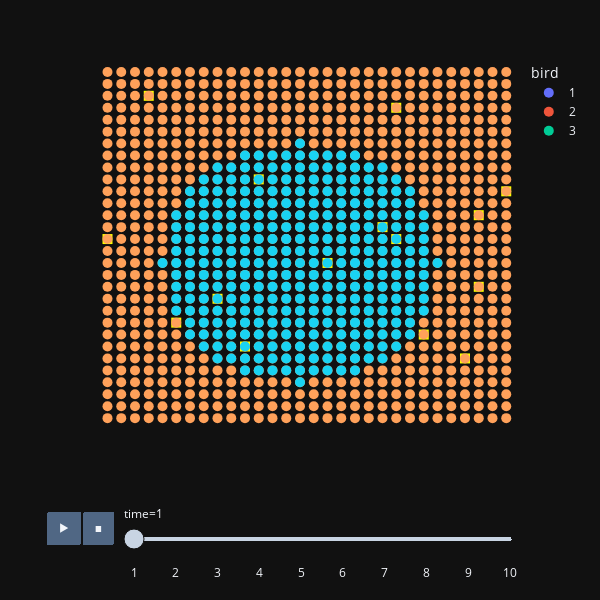

The notebook cell saved with this chart:
### Code cell
# we can also plot visibility, for one bird at a time
# as multiple birds' visibility is hard to see 
# let's say, bird 2

ft.animate_birds(rbirds_transformed, plot_rewards=True, width = 600,
                  height = 600, point_size = 10, 
                  plot_visibility=2, plot_traces=True)

### Figure 1 — Plotly figure (JSON) as saved in the notebook; plotly's stock layout.template omitted (floating-point values rounded to 4 significant figures; data arrays with more than 128 entries replaced by an {"elided": "..."} marker saying what was removed)
{"data": [{"hovertemplate": "bird=1<br>time=1<br>x=%{x}<br>y=%{y}<extra></extra>", "legendgroup": "1", "marker": {"color": "#636efa", "size": 10, "symbol": "circle"}, "mode": "markers", "name": "1", "orientation": "v", "showlegend": true, "type": "scatter", "x": [14], "xaxis": "x", "y": [16], "yaxis": "y"}, {"hovertemplate": "bird=2<br>time=1<br>x=%{x}<br>y=%{y}<extra></extra>", "legendgroup": "2", "marker": {"color": "#EF553B", "size": 10, "symbol": "circle"}, "mode": "markers", "name": "2", "orientation": "v", "showlegend": true, "type": "scatter", "x": [15], "xaxis": "x", "y": [14], "yaxis": "y"}, {"hovertemplate": "bird=3<br>time=1<br>x=%{x}<br>y=%{y}<extra></extra>", "legendgroup": "3", "marker": {"color": "#00cc96", "size": 10, "symbol": "circle"}, "mode": "markers", "name": "3", "orientation": "v", "showlegend": true, "type": "scatter", "x": [19], "xaxis": "x", "y": [16], "yaxis": "y"}, {"hovertemplate": "bird=reward<br>time=1<br>x=%{x}<br>y=%{y}<extra></extra>", "legendgroup": "reward", "marker": {"color": "yellow", "size": 10, "symbol": "square"}, "mode": "markers", "name": "reward", "orientation": "v", "showlegend": false, "type": "scatter", "x": [21, 6, 11, 9, 27, 4, 28, 1, 17, 22, 24, 28, 22, 12, 30], "xaxis": "x", "y": [17, 9, 7, 11, 6, 28, 18, 16, 14, 27, 8, 12, 16, 21, 20], "yaxis": "y"}, {"hovertemplate": "bird=trace<br>time=1<br>x=%{x}<br>y=%{y}<extra></extra>", "legendgroup": "trace", "marker": {"color": "#FFA15A", "size": 10, "symbol": "circle"}, "mode": "markers", "name": "trace", "orientation": "v", "showlegend": false, "type": "scatter", "x": {"elided": "900 int values"}, "xaxis": "x", "y": {"elided": "900 int values"}, "yaxis": "y"}, {"hovertemplate": "bird=visibility<br>time=1<br>x=%{x}<br>y=%{y}<extra></extra>", "legendgroup": "visibility", "marker": {"color": "#19d3f3", "size": 10, "symbol": "circle"}, "mode": "markers", "name": "visibility", "orientation": "v", "showlegend": false, "type": "scatter", "x": {"elided": "317 int values"}, "xaxis": "x", "y": {"elided": "317 int values"}, "yaxis": "y"}], "layout": {"autosize": false, "height": 600, "legend": {"title": {"text": "bird"}, "tracegroupgap": 0}, "margin": {"t": 60}, "sliders": [{"active": 0, "currentvalue": {"prefix": "time="}, "len": 0.9, "pad": {"b": 10, "t": 60}, "steps": [{"args": [["1"], {"frame": {"duration": 0, "redraw": false}, "fromcurrent": true, "mode": "immediate", "transition": {"duration": 0, "easing": "linear"}}], "label": "1", "method": "animate"}, {"args": [["2"], {"frame": {"duration": 0, "redraw": false}, "fromcurrent": true, "mode": "immediate", "transition": {"duration": 0, "easing": "linear"}}], "label": "2", "method": "animate"}, {"args": [["3"], {"frame": {"duration": 0, "redraw": false}, "fromcurrent": true, "mode": "immediate", "transition": {"duration": 0, "easing": "linear"}}], "label": "3", "method": "animate"}, {"args": [["4"], {"frame": {"duration": 0, "redraw": false}, "fromcurrent": true, "mode": "immediate", "transition": {"duration": 0, "easing": "linear"}}], "label": "4", "method": "animate"}, {"args": [["5"], {"frame": {"duration": 0, "redraw": false}, "fromcurrent": true, "mode": "immediate", "transition": {"duration": 0, "easing": "linear"}}], "label": "5", "method": "animate"}, {"args": [["6"], {"frame": {"duration": 0, "redraw": false}, "fromcurrent": true, "mode": "immediate", "transition": {"duration": 0, "easing": "linear"}}], "label": "6", "method": "animate"}, {"args": [["7"], {"frame": {"duration": 0, "redraw": false}, "fromcurrent": true, "mode": "immediate", "transition": {"duration": 0, "easing": "linear"}}], "label": "7", "method": "animate"}, {"args": [["8"], {"frame": {"duration": 0, "redraw": false}, "fromcurrent": true, "mode": "immediate", "transition": {"duration": 0, "easing": "linear"}}], "label": "8", "method": "animate"}, {"args": [["9"], {"frame": {"duration": 0, "redraw": false}, "fromcurrent": true, "mode": "immediate", "transition": {"duration": 0, "easing": "linear"}}], "label": "9", "method": "animate"}, {"args": [["10"], {"frame": {"duration": 0, "redraw": false}, "fromcurrent": true, "mode": "immediate", "transition": {"duration": 0, "easing": "linear"}}], "label": "10", "method": "animate"}], "x": 0.1, "xanchor": "left", "y": 0, "yanchor": "top"}], "updatemenus": [{"buttons": [{"args": [null, {"frame": {"duration": 500, "redraw": false}, "fromcurrent": true, "mode": "immediate", "transition": {"duration": 0, "easing": "linear"}}], "label": "&#9654;", "method": "animate"}, {"args": [[null], {"frame": {"duration": 0, "redraw": false}, "fromcurrent": true, "mode": "immediate", "transition": {"duration": 0, "easing": "linear"}}], "label": "&#9724;", "method": "animate"}], "direction": "left", "pad": {"r": 10, "t": 70}, "showactive": false, "type": "buttons", "x": 0.1, "xanchor": "right", "y": 0, "yanchor": "top"}], "width": 600, "xaxis": {"anchor": "y", "domain": [0, 1], "range": [-1, 31], "showgrid": false, "showticklabels": false, "ticks": "", "title": {"text": ""}, "zeroline": false}, "yaxis": {"anchor": "x", "domain": [0, 1], "range": [-1, 31], "showgrid": false, "showticklabels": false, "ticks": "", "title": {"text": ""}, "zeroline": false}}}
